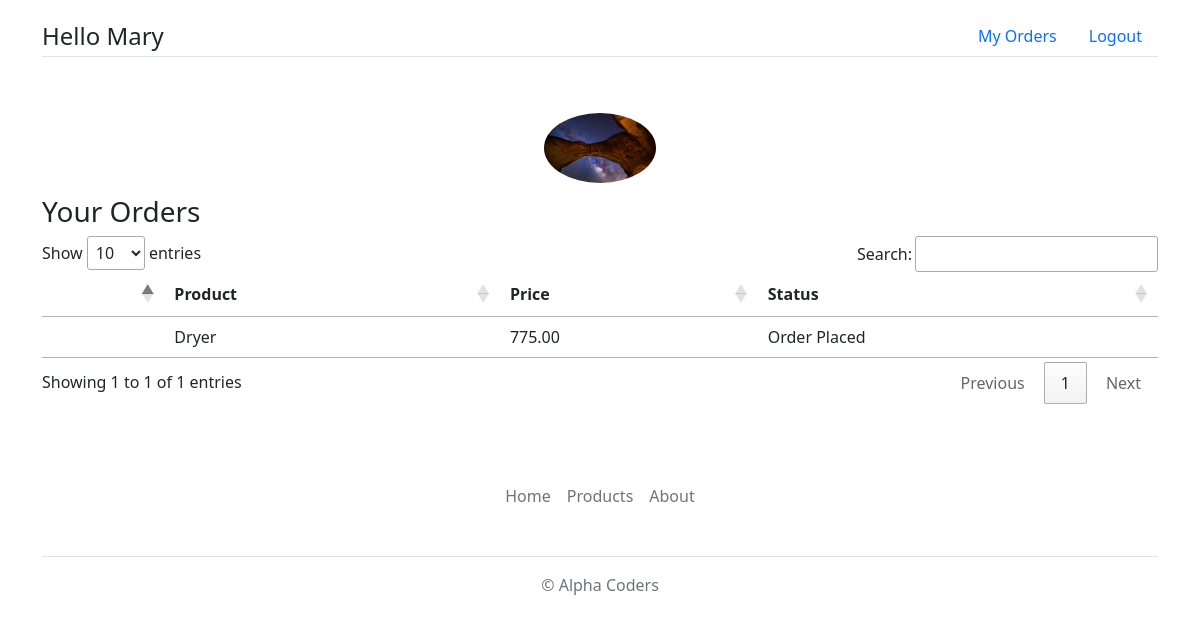
Screenshot of /myapp/myorders/ (signed in) with the database file from the repository.
### myapp/models.py (models this page shows, shortened)
class Client(User):
    PROVINCE_CHOICES = [
        (
            'AB', 'Alberta'
        ),
        (
            'MB', 'Manitoba'
        ),
        (
            'ON', 'Ontario'
        ),
        (
            'QC', 'Quebec'
        ), ]
    company = models.CharField(max_length=50, blank=True)
    shipping_address = models.CharField(max_length=300, null=True, blank=True)
    city = models.CharField(max_length=20, default='Windsor')
    province = models.CharField(max_length=2, choices=PROVINCE_CHOICES, default='ON')
    interested_in = models.ManyToManyField(Category, blank=True)
    image = models.ImageField(null=True, blank=True, upload_to='images/')

class Order(models.Model):
    product = models.ForeignKey(Product, related_name='order_product', on_delete=models.CASCADE)
    client = models.ForeignKey(Client, related_name='order_client', on_delete=models.CASCADE)
    num_units = models.PositiveIntegerField()
    ORDER_STATUS_CHOICES = [
        (
            0, 'Order Cancelled'
        ),
        (
            1, 'Order Placed'
        ),
        (
            2, 'Order Shipped'
        ),
        (
            3, 'Order Delivered'
        ), ]
    order_status = models.IntegerField(choices=ORDER_STATUS_CHOICES, default=1)
    status_date = models.DateTimeField(default=now)

class Product(models.Model):
    category = models.ForeignKey(Category, related_name='products', on_delete=models.CASCADE)
    name = models.CharField(max_length=200)
    price = models.DecimalField(max_digits=10, decimal_places=2)
    stock = models.PositiveIntegerField(default=100, validators=[
        MaxValueValidator(1000),
        MinValueValidator(0)
    ])
    available = models.BooleanField(default=True)
    interested = models.PositiveIntegerField(default=0)
    description = models.TextField(blank=True)

### myapp/views.py (the view)
# urls.py: path(r'myorders/', views.myorders, name='myorders'),
@login_required
def myorders(request):
    try:
        client = Client.objects.get(pk=request.user.id)
        orders = Order.objects.filter(client=client)
        return render(request, 'myapp/myorders.html', {'orders': orders, 'client': client})
    except Client.DoesNotExist:
        return render(request, 'myapp/generic_response.html', {'response': 'You are not a registered client!!'})

### templates/myapp/myorders.html (shortened to what this page needs)
{% extends 'myapp/base.html' %}
{% block body_block %}
    {% if client %}
        {% if client.image %}
        <div class="imgcontainer">
            <img class="avatar" src="{{ client.image.url }}" alt="Avatar" class="avatar">
        </div>
        {% endif %}
        {% if orders %}
            {% if orders|length > 0 %}
                <h3> Your Orders</h3>
                <table id="orders">
                    <thead>
                        <tr>
                            <th></th>
                            <th>Product</th>
                            <th>Price</th>
                            <th>Status</th>
                        </tr>
                    </thead>
                    <tbody>
                    {% for order in orders %}
                        <tr class="width-80">
                            <td></td>
                            <td>{{ order.product.name }}</td>
                            <td>{{ order.product.price }}</td>
                            <td>{{ order.get_order_status_display }}</td>
                        </tr>
                    {% endfor %}
                    </tbody>
                </table>
                {% endif %}
            {% else %}
                <strong>No Order Placed</strong>
        {% endif %}
    {% else %}
        <strong> You are not a registered client!!</strong>
    {% endif %}
{% endblock %}

### templates/myapp/base.html (shortened to what this page needs)
<!DOCTYPE html>
{% load static %}
<html>
    <head>
        <link rel="stylesheet" type="text/css" href="{% static 'myapp/style.css' %}"/>
        <link rel="stylesheet" type="text/css" href="https://cdn.datatables.net/1.12.1/css/jquery.dataTables.min.css">
        <link href="https://cdn.jsdelivr.net/npm/bootstrap@5.2.2/dist/css/bootstrap.min.css" rel="stylesheet">
    </head>
    <body>
        <div class="container">
            <header class="d-flex flex-wrap justify-content-center border-bottom">
                    <a href="{% url 'myapp:myprofile' %} " class="d-flex align-items-center mb-3 mb-md-0 me-md-auto text-dark text-decoration-none">
                        <span class="fs-4">{% block myhdg %}Hello {{ request.user.first_name }}{% endblock %}</span>
                    </a>
                <ul class="nav nav-pills">
                    {% if request.user.is_authenticated %}
                    <li class="nav-item"><a href="{% url 'myapp:myorders' %}" class="nav-link">My Orders</a></li>
                    <li class="nav-item"><a href="{% url 'myapp:logout' %}" class="nav-link">Logout</a></li>
                    {% else %}
                    <li class="nav-item"><a href="{% url 'myapp:login' %}" class="nav-link">Login</a></li>
                    <li class="nav-item"><a href="{% url 'myapp:register' %}" class="nav-link">Register</a></li>
                    {% endif %}
                </ul>
            </header>
        </div>
        <div class="container">
        {% block body_block %}*** {% endblock %}
        </div>
        <div class="container">
        <footer class="py-3 my-4">
            <ul class="nav justify-content-center border-bottom pb-3 mb-3">
            <li class="nav-item"><a href = "{% url 'myapp:part2_index' %}" class="nav-link px-2 text-muted">Home</a><br/></li>
            <li class="nav-item"><a href = "{% url 'myapp:products' %}" class="nav-link px-2 text-muted">Products</a><br/></li>
            <li class="nav-item"><a href="{% url 'myapp:part2_about' %}" class="nav-link px-2 text-muted">About</a><br/></li>
            </ul>
            <p class="text-center text-muted">© Alpha Coders</p>
        </footer>
        </div>
    </body>
</html>

### myapp/static/myapp/style.css (style rules this page uses)
.imgcontainer { text-align: center; background: white; margin: 24px 0 12px 0; }
img.avatar { width: 10%; border-radius: 50%; }
.container { padding: 16px; }

### rows the page displays
Client: image (picture)
Order: product.name "Dryer", product.price "775.00", order_status "Order Placed"

### other values shown
{{ request.user.first_name }} "Mary"
